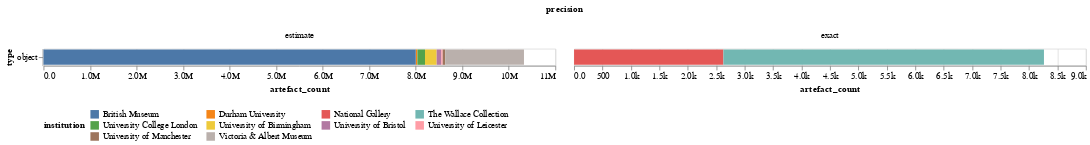

The cell this chart's notebook holds for it:
### Code cell
title = alt.TitleParams('Oveview Collection Size (Library Items) by catalogue', anchor='middle')
alt.Chart(library_artefacts_df).mark_bar().encode(
        alt.Color('institution:N').legend(orient="bottom", columns=4, titleOrient="left"),
    column='precision:O',
    tooltip='institution',
    x='artefact_count:Q',
    y='type:N'
).properties(width=600).resolve_scale(x='independent').configure(numberFormat='.2s')

### Figure 1 — Vega-Lite specification as saved in the notebook (floating-point values rounded to 4 significant figures)
{"config": {"view": {"continuousWidth": 300, "continuousHeight": 300}, "numberFormat": ".2s"}, "data": {"name": "data-d47efdaa847d76fac7f2a712517bb19a"}, "mark": {"type": "bar"}, "encoding": {"color": {"field": "institution", "legend": {"orient": "bottom", "columns": 4, "titleOrient": "left"}, "type": "nominal"}, "column": {"field": "precision", "type": "ordinal"}, "tooltip": {"field": "institution", "type": "nominal"}, "x": {"field": "artefact_count", "type": "quantitative"}, "y": {"field": "type", "type": "nominal"}}, "resolve": {"scale": {"x": "independent"}}, "width": 600, "$schema": "https://vega.github.io/schema/vega-lite/v5.17.0.json", "datasets": {"data-d47efdaa847d76fac7f2a712517bb19a": [{"institution": "Durham University", "sector": "museum", "institution_type": "university", "topic": "mixed", "type": "object", "level": "item", "precision": "estimate", "artefact_count": 36000}, {"institution": "University College London", "sector": "museum", "institution_type": "university", "topic": "mixed", "type": "object", "level": "item", "precision": "estimate", "artefact_count": 164000}, {"institution": "University of Manchester", "sector": "museum", "institution_type": "university", "topic": "mixed", "type": "object", "level": "item", "precision": "estimate", "artefact_count": 60000}, {"institution": "University of Birmingham", "sector": "museum", "institution_type": "university", "topic": "mixed", "type": "object", "level": "item", "precision": "estimate", "artefact_count": 250000}, {"institution": "University of Bristol", "sector": "museum", "institution_type": "university", "topic": "mixed", "type": "object", "level": "item", "precision": "estimate", "artefact_count": 100000}, {"institution": "University of Leicester", "sector": "museum", "institution_type": "university", "topic": "mixed", "type": "object", "level": "item", "precision": "estimate", "artefact_count": 25000}, {"institution": "Victoria & Albert Museum", "sector": "museum", "institution_type": "museum", "topic": "art", "type": "object", "level": "item", "precision": "estimate", "artefact_count": 1691513}, {"institution": "National Gallery", "sector": "museum", "institution_type": "gallery", "topic": "art", "type": "object", "level": "item", "precision": "exact", "artefact_count": 2626}, {"institution": "The Wallace Collection", "sector": "museum", "institution_type": "museum", "topic": "art", "type": "object", "level": "item", "precision": "exact", "artefact_count": 5637}, {"institution": "British Museum", "sector": "museum", "institution_type": "museum", "topic": "history", "type": "object", "level": "item", "precision": "estimate", "artefact_count": 8000000}]}}
